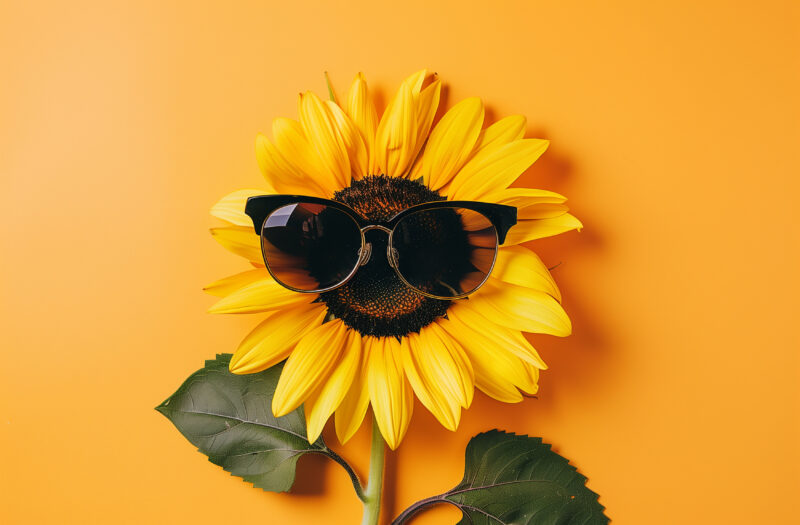
#> input picture ImageRedactor/original.jpg, 800 x 525 px
$ python main.py
#> lines starting #> are read from the running program, lines starting #| are printed output that depends on the picture
from PIL import Image
from PIL import ImageFilter
from PIL import ImageEnhance

with Image.open("original.jpg") as pic_original:
#> pic_original is the input picture: PIL image 800x525 RGB; mean R, G, B 219.9, 155.2, 51.6
    print("Зображення відкрито: \n Розмір:", pic_original.size)
#| Зображення відкрито:
#|  Розмір: (800, 525)
    print("Формат", pic_original.format)
#| Формат JPEG
    print("Тип:", pic_original.mode)
#| Тип: RGB
    pic_original.show()

    pic_gray = pic_original.convert("L")
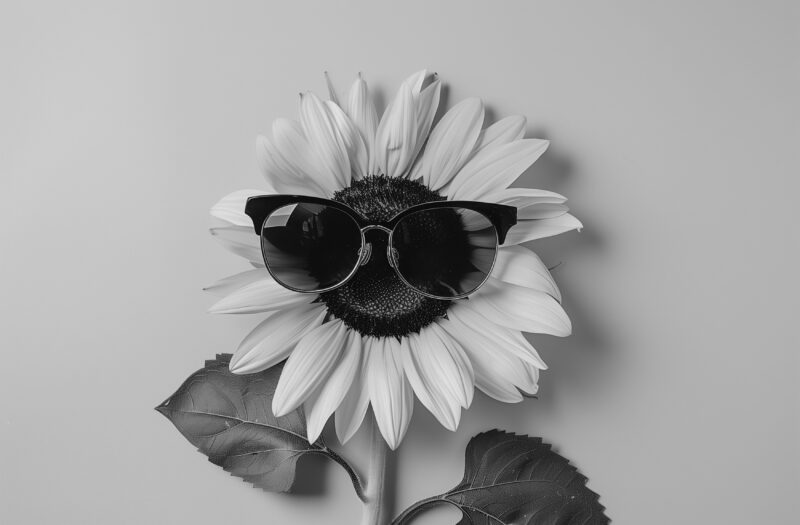
#> pic_gray: PIL image 800x525 L; min 0, max 228, mean 162.8
    pic_gray.save("gray.jpg")
    print("Зображення відкрито: \n Розмір:", pic_gray.size)
#| Зображення відкрито:
#|  Розмір: (800, 525)
    print("Формат", pic_gray.format)
#| Формат None
    print("Тип:", pic_gray.mode)
#| Тип: L
    pic_gray.show()

    pic_blured = pic_original.filter(ImageFilter.BLUR)
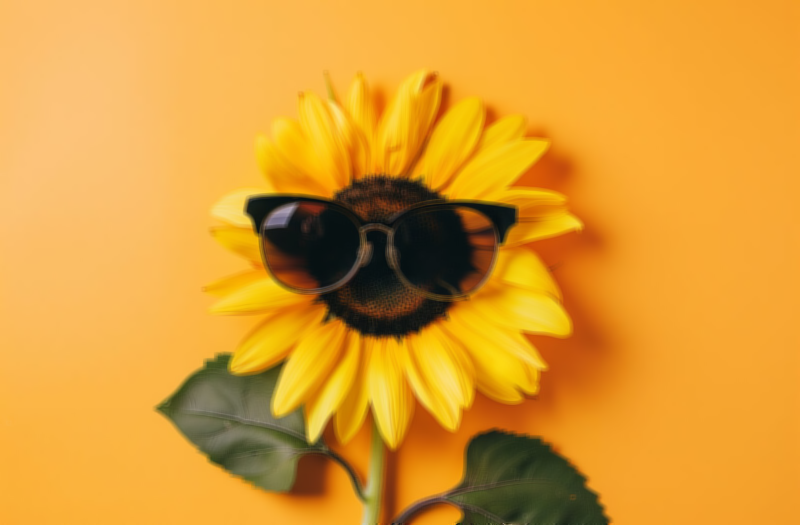
#> pic_blured: PIL image 800x525 RGB; mean R, G, B 220, 155.2, 51.7
    pic_blured.save("blured.jpg")
    pic_blured.show()

    pic_up = pic_original.transpose(Image.ROTATE_180)
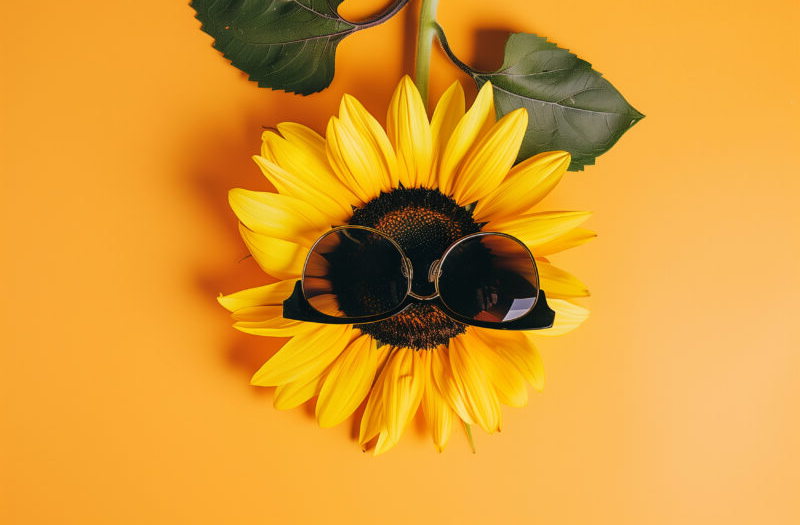
#> pic_up: PIL image 800x525 RGB; mean R, G, B 219.9, 155.2, 51.6
    pic_up.save("pic_up.jpg")
    pic_up.show()

    mirrow = pic_original.transpose(Image.FLIP_LEFT_RIGHT)
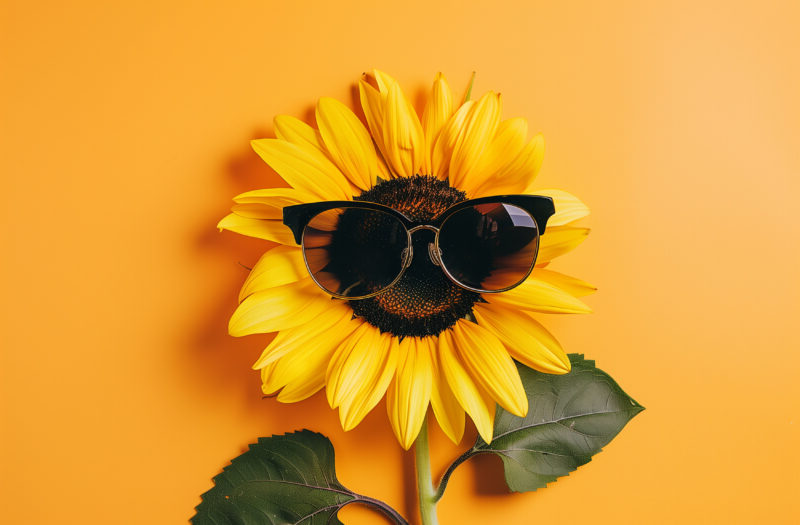
#> mirrow: PIL image 800x525 RGB; mean R, G, B 219.9, 155.2, 51.6
    mirrow.save("mirrow.jpg")
    mirrow.show()

    pic_contrast = ImageEnhance.Contrast(pic_original)
    pic_contrast = pic_contrast.enhance(1.5)
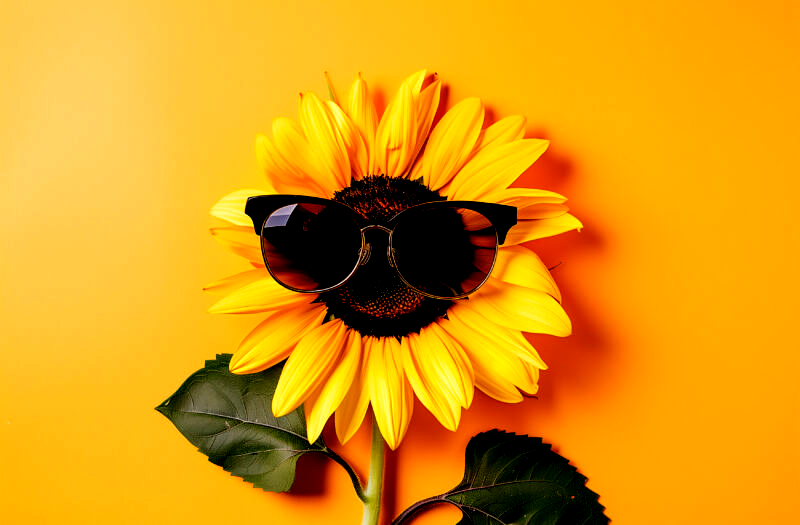
#> pic_contrast: PIL image 800x525 RGB; mean R, G, B 223, 153.9, 18.1
    pic_contrast.save("contr.jpg")
    pic_contrast.show()
